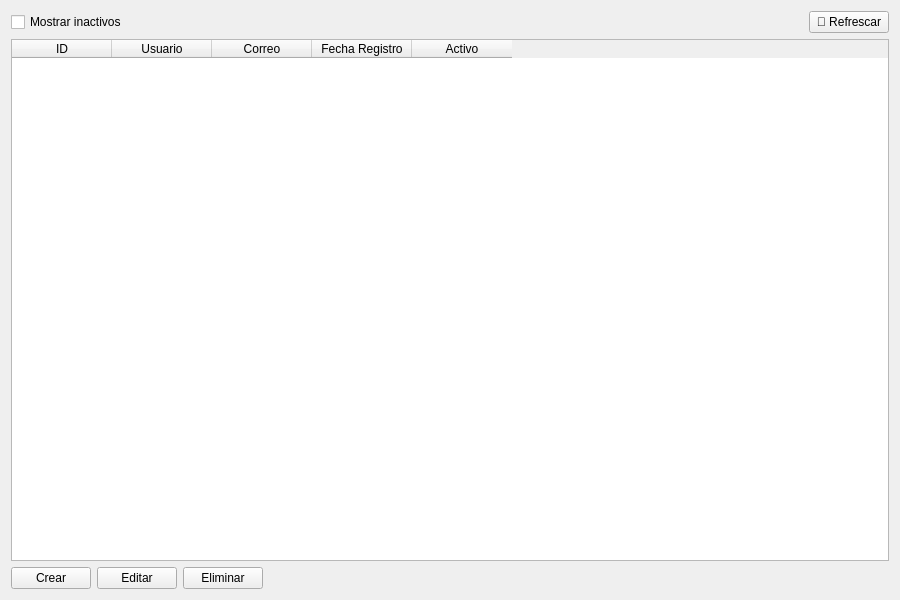
<?xml version="1.0" encoding="UTF-8"?>
<ui version="4.0">
 <class>UsuariosWidget</class>
 <widget class="QWidget" name="UsuariosWidget">
  <property name="geometry">
   <rect>
    <x>0</x>
    <y>0</y>
    <width>900</width>
    <height>600</height>
   </rect>
  </property>
  <layout class="QVBoxLayout" name="verticalLayout_root">
   <item>
    <layout class="QHBoxLayout" name="horizontalLayout_filters">
     <item>
      <widget class="QCheckBox" name="chk_mostrar_inactivos">
       <property name="text">
        <string>Mostrar inactivos</string>
       </property>
      </widget>
     </item>
     <item>
      <spacer name="horizontalSpacer">
       <property name="orientation">
        <enum>Qt::Horizontal</enum>
       </property>
       <property name="sizeHint" stdset="0">
        <size>
         <width>40</width>
         <height>20</height>
        </size>
       </property>
      </spacer>
     </item>
     <item>
      <widget class="QPushButton" name="btn_refrescar">
       <property name="text">
        <string>🔄 Refrescar</string>
       </property>
       <property name="toolTip">
        <string>Recargar lista de usuarios</string>
       </property>
      </widget>
     </item>
    </layout>
   </item>
   <item>
    <widget class="QTableWidget" name="tbl_usuarios">
     <property name="sizePolicy">
      <sizepolicy hsizetype="Expanding" vsizetype="Expanding">
       <horstretch>0</horstretch>
       <verstretch>1</verstretch>
      </sizepolicy>
     </property>
     <column>
      <property name="text">
       <string>ID</string>
      </property>
     </column>
     <column>
      <property name="text">
       <string>Usuario</string>
      </property>
     </column>
     <column>
      <property name="text">
       <string>Correo</string>
      </property>
     </column>
     <column>
      <property name="text">
       <string>Fecha Registro</string>
      </property>
     </column>
     <column>
      <property name="text">
       <string>Activo</string>
      </property>
     </column>
    </widget>
   </item>
   <item>
    <layout class="QHBoxLayout" name="horizontalLayout_buttons">
     <item>
      <widget class="QPushButton" name="btn_crear">
       <property name="text">
        <string>Crear</string>
       </property>
      </widget>
     </item>
     <item>
      <widget class="QPushButton" name="btn_editar">
       <property name="text">
        <string>Editar</string>
       </property>
      </widget>
     </item>
     <item>
      <widget class="QPushButton" name="btn_eliminar">
       <property name="text">
        <string>Eliminar</string>
       </property>
      </widget>
     </item>
     <item>
      <spacer name="horizontalSpacer2">
       <property name="orientation">
        <enum>Qt::Horizontal</enum>
       </property>
       <property name="sizeHint" stdset="0">
        <size>
         <width>40</width>
         <height>20</height>
        </size>
       </property>
      </spacer>
     </item>
    </layout>
   </item>
  </layout>
 </widget>
 <resources/>
 <connections/>
</ui>
